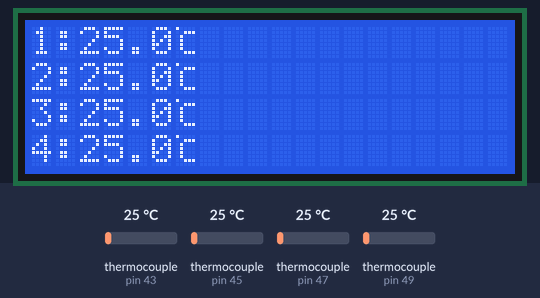
The sketch below on a simulated Arduino Uno, built for the host (arithmetic inside an expression is 32-bit, double 64-bit). Parts: 20×4 character LCD. The inputs (shaded band) are chosen by the test bench; at power-on: thermocouple (sensors on pin 43, pin 45, pin 47, pin 49) 25 °C. WiFi joins after 1.5 s; servers stay silent unless stated; what the sketch prints to the serial monitor is not drawn.

Above: at 1.2 s.
1.3 s: thermocouple (sensor on pin 43) set to 6 °C
At 2.6 s:
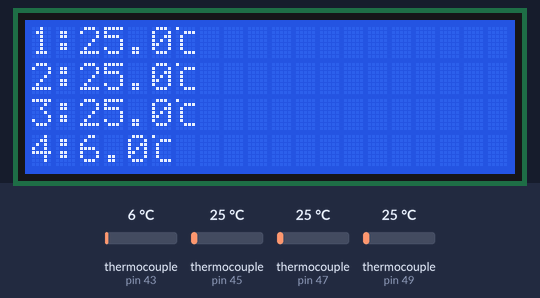
3.2 s: thermocouple (sensor on pin 45) set to 6 °C
At 3.8 s:
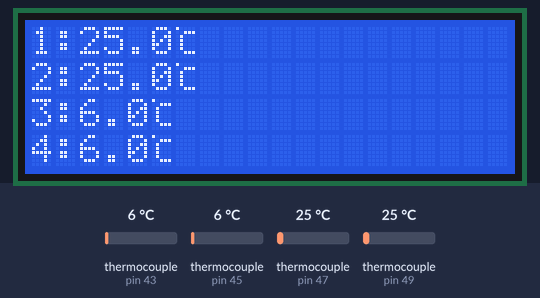
4.8 s: thermocouple (sensor on pin 47) set to 6 °C
At 6.1 s:
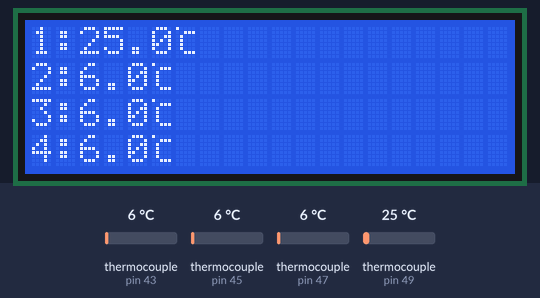
6.4 s: thermocouple (sensor on pin 49) set to 6 °C
At 7.2 s:
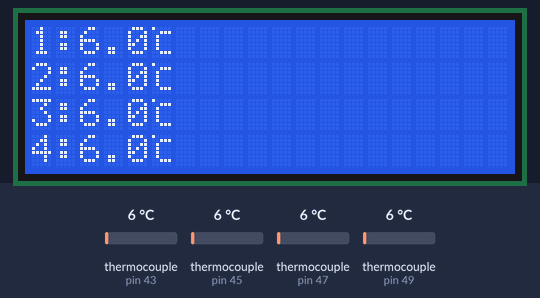
8.1 s: thermocouple (sensor on pin 43) set to 75 °C
At 9.4 s:
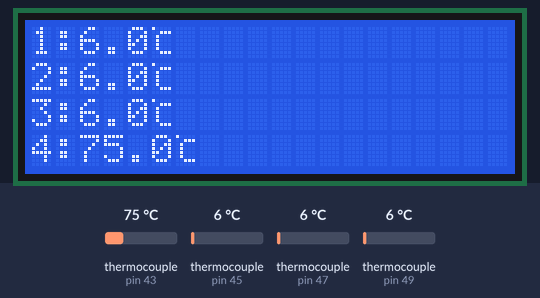
9.7 s: thermocouple (sensor on pin 45) set to 75 °C
At 10.5 s:
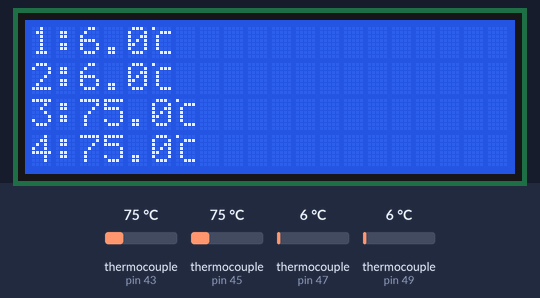
Timing chart, 0 to 12.3 s (numbered marks = the images above; inputs shaded):
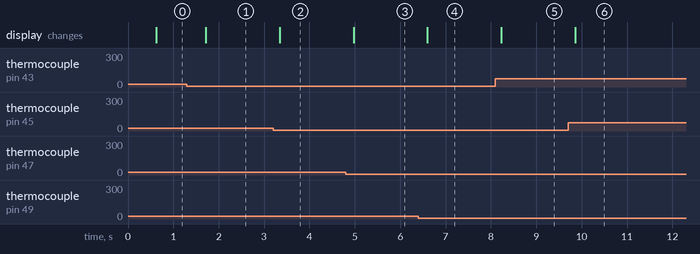

Measured:
- after the input at 1.3 s, the display: changes after 0.41 s (image 1)
- after the input at 3.2 s, the display: changes after 0.14 s (image 2)
- after the input at 4.8 s, the display: changes after 0.17 s (image 3)
- after the input at 6.4 s, the display: changes after 0.20 s (image 4)
- after the input at 8.1 s, the display: changes after 0.13 s (image 5)
- after the input at 9.7 s, the display: changes after 0.16 s (image 6)

The sketch:

LCDThermocuple_clean_l2c.ino
```cpp
// include the thermocouple library code
#include "max6675.h"
// include the lcd library code:
#include <Wire.h>
#include <LiquidCrystal_I2C.h>
// include the Ethernet library code
#include <SPI.h>
#include <Ethernet.h>

// define thermocouple pins for 4 inputs
const int ktcSO = 51, ktcCLK = 53, ktc1CS = 49 , ktc2CS = 47, ktc3CS = 45, ktc4CS = 43;
// create special degree C character
byte degc[8] = {B10000,B00111,B01000,B01000,B01000,B01000,B00111,B00000};
const int delaytime=350; //this is the delay between moves in ms

// initialize 4 instances of the ktc
MAX6675 ktc1(ktcCLK, ktc1CS, ktcSO);
MAX6675 ktc2(ktcCLK, ktc2CS, ktcSO);
MAX6675 ktc3(ktcCLK, ktc3CS, ktcSO);
MAX6675 ktc4(ktcCLK, ktc4CS, ktcSO);
int x = 0;

// Set the LCD address to 0x27 for a 16 chars and 2 line display
LiquidCrystal_I2C lcd(0x27, 20, 4);

// Enter a MAC address and IP address for your controller below.
// The IP address will be dependent on your local network:
byte mac[] = {
  0xDE, 0xAD, 0xBE, 0xEF, 0xFE, 0xED
};
IPAddress ip(192,168,1,100);
// Initialize the Ethernet server library
// with the IP address and port you want to use
// (port 80 is default for HTTP):
EthernetServer server(80);

void setup() {
////////////////// set up the LCD's number of columns and rows:///////////////////
  lcd.begin();
  // Turn on the blacklight and print a message.
  lcd.backlight();
  lcd.clear();
  lcd.createChar(0,degc);
  Serial.begin(9600);
  while (!Serial) {
    ; // wait for serial port to connect. Needed for native USB port only
  }
  Serial.println("Ethernet WebServer Example");
  // start the Ethernet connection and the server:
  Ethernet.begin(mac, ip);
  // Check for Ethernet hardware present
  if (Ethernet.hardwareStatus() == EthernetNoHardware) {
    Serial.println("Ethernet shield was not found.  Sorry, can't run without hardware. :(");
//    while (true) {
//      delay(1); // do nothing, no point running without Ethernet hardware
//    }
  }
  if (Ethernet.linkStatus() == LinkOFF) {
    Serial.println("Ethernet cable is not connected.");
  }
}
void loop() {
   delay(500);
   float Temp[] = {ktc1.readCelsius(),ktc2.readCelsius(),ktc3.readCelsius(),ktc4.readCelsius()};
   int Col[] = {0,0,0,0};
   int Row[] = {0,1,2,3};
   x = 0;
   while(x <= 3){
    lcd.setCursor(Col[x],Row[x]);
    lcd.print(x + 1);
    lcd.print(":");
    lcd.print(String(Temp[x],1));
    lcd.write(0);
    lcd.print("    ");
    x = x + 1;
   }

}
```
